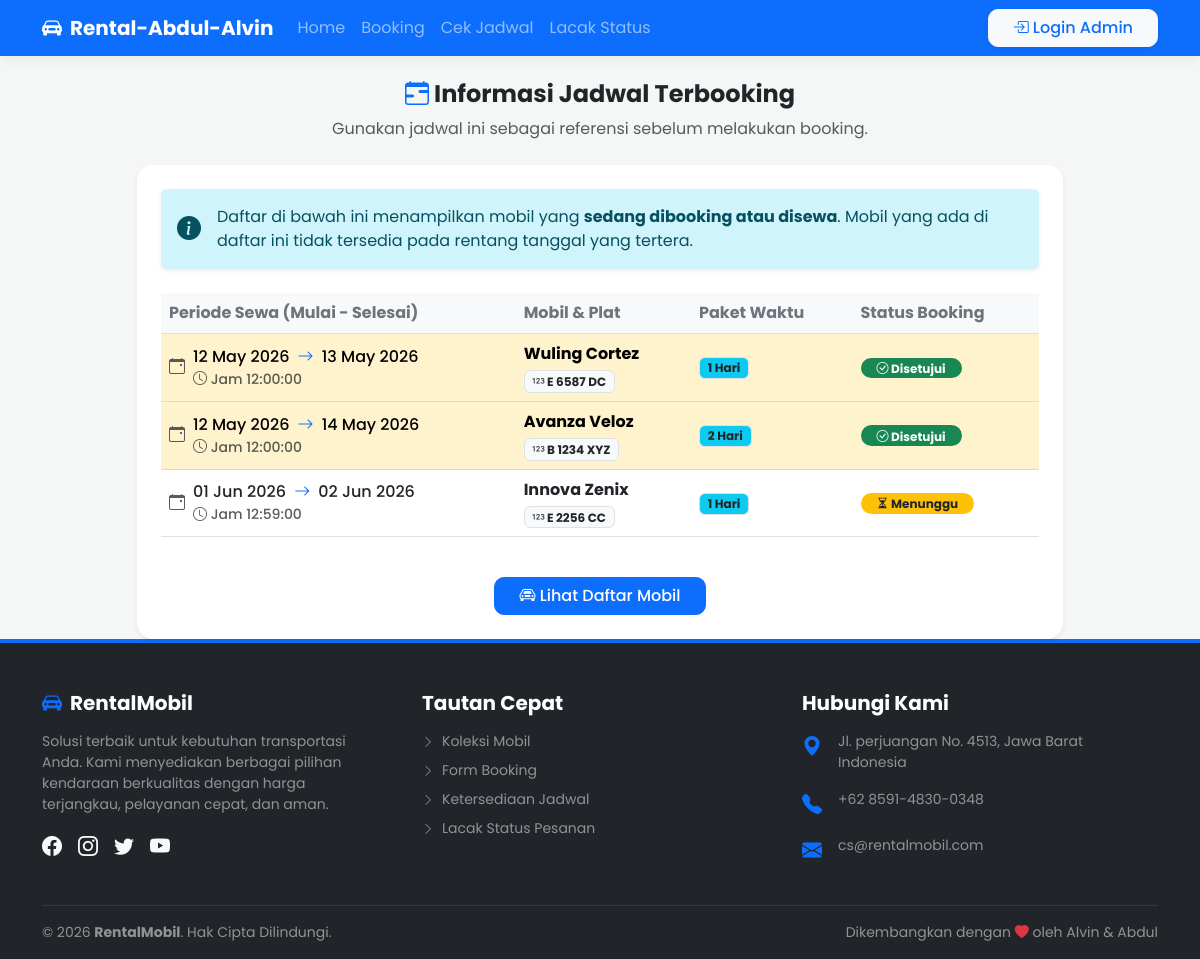
Screenshot of /pages/jadwal.php with the database file from the repository.
### tables this page shows
CREATE TABLE `booking` (
  `id_booking` int(11) NOT NULL,
  `nama` varchar(100) NOT NULL,
  `id_mobil` int(11) NOT NULL,
  `tanggal` date NOT NULL,
  `jam_mulai` time NOT NULL,
  `tipe_sewa` varchar(20) NOT NULL DEFAULT 'Harian',
  `lama_sewa` int(11) NOT NULL,
  `tanggal_selesai` date NOT NULL,
  `jam_selesai` time NOT NULL,
  `total_harga` int(11) NOT NULL,
  `no_hp` varchar(20) NOT NULL,
  `alamat` text NOT NULL,
  `status` enum('Menunggu','Disetujui','Ditolak','Selesai') NOT NULL DEFAULT 'Menunggu'
);

CREATE TABLE `mobil` (
  `id_mobil` int(11) NOT NULL,
  `nama_mobil` varchar(100) NOT NULL,
  `merk` varchar(50) NOT NULL,
  `plat_nomor` varchar(20) NOT NULL,
  `harga` int(11) NOT NULL,
  `foto` varchar(255) NOT NULL,
  `status` enum('Tersedia','Tidak Tersedia') NOT NULL DEFAULT 'Tersedia'
);

### pages/jadwal.php (the view, shortened to what this page needs)
<?php
include '../config/koneksi.php';
include '../templates/header.php';
?>
<div class="row justify-content-center">
    <div class="col-md-10">
        <div class="text-center mb-4">
            <h4 class="fw-bold text-dark"><i class="bi bi-calendar-range text-primary"></i> Informasi Jadwal Terbooking</h4>
            <p class="text-muted">Gunakan jadwal ini sebagai referensi sebelum melakukan booking.</p>
        </div>
        <div class="card shadow-sm border-0 rounded-4">
            <div class="card-body p-4">
                <div class="alert alert-info border-0 shadow-sm d-flex align-items-center mb-4" role="alert">
                    <i class="bi bi-info-circle-fill fs-4 me-3"></i>
                    <div>
                        Daftar di bawah ini menampilkan mobil yang <strong>sedang dibooking atau disewa</strong>. Mobil yang ada di daftar ini tidak tersedia pada rentang tanggal yang tertera.
                    </div>
                </div>
                <div class="table-responsive">
                    <table class="table table-hover align-middle">
                        <thead class="table-light">
                            <tr>
                                <th class="text-secondary">Periode Sewa (Mulai - Selesai)</th>
                                <th class="text-secondary">Mobil & Plat</th>
                                <th class="text-secondary">Paket Waktu</th>
                                <th class="text-secondary">Status Booking</th>
                            </tr>
                        </thead>
                        <tbody>
                            <?php
                            $q = mysqli_query($koneksi, "SELECT b.*, m.nama_mobil, m.plat_nomor
                                                         FROM booking b
                                                         JOIN mobil m ON b.id_mobil = m.id_mobil
                                                         WHERE b.status IN ('Menunggu', 'Disetujui')
                                                         AND b.tanggal_selesai >= CURDATE()
                                                         ORDER BY b.tanggal ASC");
                            if(mysqli_num_rows($q) > 0):
                                while($d = mysqli_fetch_array($q)):
                                    $is_active = ($d['tanggal'] <= date('Y-m-d') && $d['tanggal_selesai'] >= date('Y-m-d'));
                            ?>
                            <tr class="<?= $is_active ? 'table-warning' : '' ?>">
                                <td class="fw-medium">
                                    <div class="d-flex align-items-center">
                                        <i class="bi bi-calendar-event text-muted me-2"></i>
                                        <div>
                                            <?= date('d M Y', strtotime($d['tanggal'])) ?>
                                            <i class="bi bi-arrow-right mx-1 text-primary"></i>
                                            <?= date('d M Y', strtotime($d['tanggal_selesai'])) ?>
                                            <div class="text-muted small"><i class="bi bi-clock"></i> Jam <?= $d['jam_mulai'] ?></div>
                                        </div>
                                    </div>
                                </td>
                                <td>
                                    <span class="fw-bold"><?= $d['nama_mobil'] ?></span><br>
                                    <span class="badge bg-light text-dark border mt-1"><i class="bi bi-123"></i> <?= $d['plat_nomor'] ?></span>
                                </td>
                                <td>
                                    <span class="badge bg-info text-dark border">
                                        <?= $d['lama_sewa'] ?> <?= str_replace("an", "", $d['tipe_sewa']) ?>
                                    </span>
                                </td>
                                <td>
                                    <?php if($d['status'] == 'Disetujui'): ?>
                                        <span class="badge bg-success rounded-pill px-3"><i class="bi bi-check-circle"></i> Disetujui</span>
                                    <?php else: ?>
                                        <span class="badge bg-warning text-dark rounded-pill px-3"><i class="bi bi-hourglass-split"></i> Menunggu</span>
                                    <?php endif; ?>
                                </td>
                            </tr>
                            <?php
                                endwhile;
                            endif; ?>
                        </tbody>
                    </table>
                </div>
                <div class="text-center mt-4">
                    <a href="home.php" class="btn btn-primary btn-modern px-4"><i class="bi bi-car-front"></i> Lihat Daftar Mobil</a>
                </div>
            </div>
        </div>
    </div>
</div>
<?php include '../templates/footer.php'; ?>

### templates/header.php (style rules this page uses)
body { font-family: 'Poppins', sans-serif; background-color: #f4f7f6; }
.btn-modern { border-radius: 10px; font-weight: 500; }

### templates/footer.php (style rules this page uses)
html, body { height: 100%; }
body { display: flex; flex-direction: column; min-height: 100vh; }

### rows the page displays
booking: tanggal "12 May 2026", tanggal_selesai "13 May 2026", jam_mulai "12:00:00", id_mobil.nama_mobil "Wuling Cortez", id_mobil.plat_nomor "E 6587 DC", lama_sewa "1", tipe_sewa "Hari", status "Disetujui" (drawn)
booking: tanggal "12 May 2026", tanggal_selesai "14 May 2026", jam_mulai "12:00:00", id_mobil.nama_mobil "Avanza Veloz", id_mobil.plat_nomor "B 1234 XYZ", lama_sewa "2", tipe_sewa "Hari", status "Disetujui" (drawn)
booking: tanggal "01 Jun 2026", tanggal_selesai "02 Jun 2026", jam_mulai "12:59:00", id_mobil.nama_mobil "Innova Zenix", id_mobil.plat_nomor "E 2256 CC", lama_sewa "1", tipe_sewa "Hari", status "Menunggu" (drawn)
